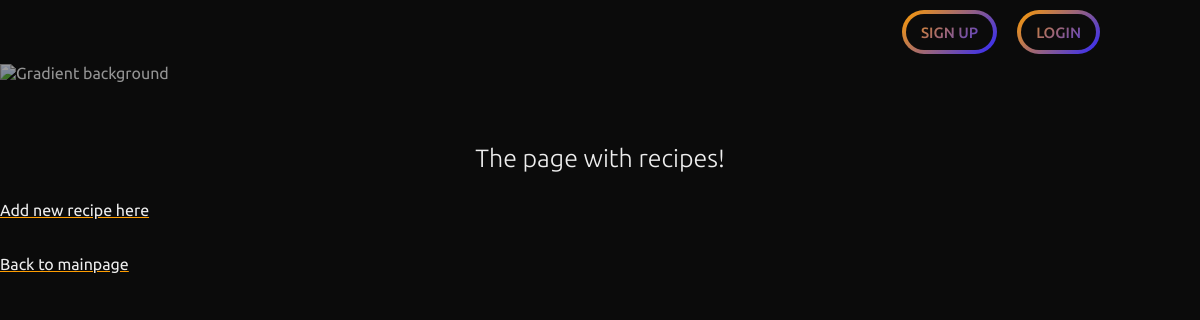
Before: /recipes/ with the older database file.
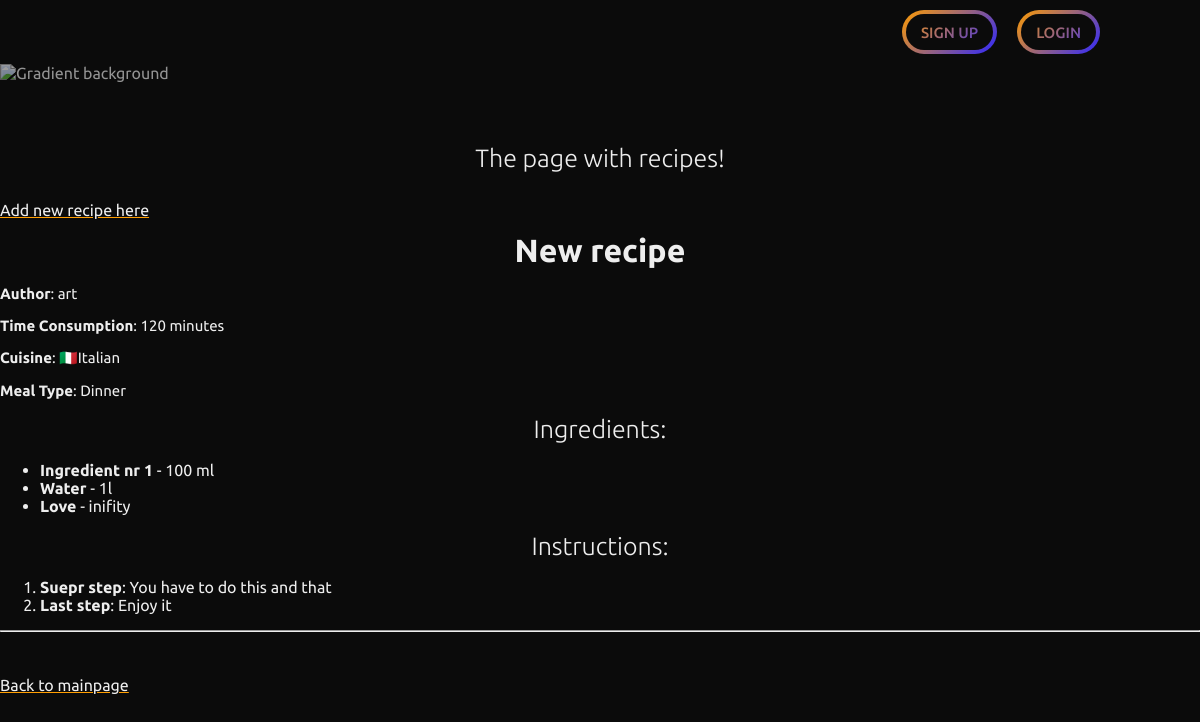
After: the same page with the newer database file.
### recipes/models.py (models this page shows, shortened)
class Recipe(models.Model):
    recipe_author = models.ForeignKey(User, on_delete=models.CASCADE, default=None)
    recipe_name = models.CharField(max_length=250)
    time_consumption = models.IntegerField()  # hours - 1,5 should give user 1h30min
    cuisine = models.CharField(choices=CUISINE_COUNTRIES, max_length=50)
    meal_type = models.CharField(choices=MEALS, max_length=50)
    recipe_image = models.ImageField(upload_to="uploads/recipes")

class Ingredient(models.Model):
    recipe = models.ForeignKey(Recipe, on_delete=models.CASCADE)
    name = models.CharField(max_length=250)
    amount = models.CharField(max_length=50)

class Instruction(models.Model):
    recipe = models.ForeignKey(Recipe, on_delete=models.CASCADE)
    step_number = models.CharField(max_length=50)
    description = models.CharField(max_length=1500)

### recipes/views.py (the view)
# urls.py: path("recipes/", include("recipes.urls"))
def recipes(request):
    recipes = Recipe.objects.select_related('recipe_author').prefetch_related('ingredient_set', 'instruction_set').all()
    return render(request, "recipes/index.html", {'recipes': recipes})

### recipes/templates/recipes/index.html (shortened to what this page needs)
{% extends 'base_layout.html' %}  {% block content %}
<h3>The page with recipes!</h3>
<br />
<a href="{% url 'add_recipe' %}">Add new recipe here</a>
<br />
{% for recipe in recipes %}
<h2>{{ recipe.recipe_name }}</h2>
<p><b>Author</b>: {{ recipe.recipe_author.username }}</p>
<p><b>Time Consumption</b>: {{ recipe.time_consumption }} minutes</p>
<p><b>Cuisine</b>: {{ recipe.cuisine }}</p>
<p><b>Meal Type</b>: {{ recipe.meal_type }}</p>
<h3>Ingredients:</h3>
<ul>
  {% for ingredient in recipe.ingredient_set.all %}
  <li><b>{{ ingredient.name }}</b> - {{ ingredient.amount }}</li>
  {% endfor %}
</ul>
<h3>Instructions:</h3>
<ol>
  {% for instruction in recipe.instruction_set.all %}
  <li><b>{{ instruction.step_number }}</b>: {{ instruction.description }}</li>
  {% endfor %}
</ol>
<hr />
{% endfor %}
<br />
<br />
<a href="{% url 'mainpage' %}">Back to mainpage</a>
{% endblock %}

### general/templates/general/base_layout.html (shortened to what this page needs)
{% load static %}
<!DOCTYPE html>
<html>
  <head>
    <link rel="stylesheet" href="{% static 'css/style.css' %}">
  </head>
  <body>
    <img class="body-gradient {% block background_class %}{% endblock %}" src="https://daily-now-res.cloudinary.com/image/upload/s--O8GDhJO8--/f_auto/v1692271285/public/Desktop-ask-bg" alt="Gradient background">
    <header class="menu {% block header_class %}{% endblock %}">
      {% if user.is_authenticated %}
        Hello, {{user.username}}!
        <div class="button btn-g-blue"><div class="ahref--bg"><a href="{% url 'logout' %}">Logout</a></div></div>
      {% else %}
      <div class="button btn-g-yelpur"><div class="ahref--bg"><a href="{% url 'register' %}">Sign up</a></div></div>
      <div class="button btn-g-yelpur"><div class="ahref--bg"><a href="{% url 'login' %}">Login</a></div></div>
      {% endif %}
    </header>
    <main>
      {% block content %}{% endblock %}
    </main>
  </body>
</html>

### static/css/style.css (style rules this page uses)
body { background-color: #0B0B0B; color: #EEE; font-family: "Ubuntu", sans-serif; padding: 0; margin: 0; }
body .body-gradient { position: absolute; top: 64px; left: 0; width: 80%; opacity: 0.6; }
body main { position: relative; top: 64px; left: 0; padding-top: 70px; }
body h1, body h2, body h3, body h4 { text-align: center; text-decoration: none; line-height: 1.25em; margin: 0.35em 0; color: #EEE; }
body h2 { font-size: 32px; }
body h3 { font-size: 25px; font-weight: 300; }
body span, body p { font-size: 15px; }
body a { color: #EEE; text-decoration-color: #ff9d00; }
.button { width: max-content; padding: 4px 4px; border-radius: 24px; mask-image: paint(smooth-corners); -webkit-mask-image: paint(smooth-corners); }
.button .ahref--bg, .button .button--bg { padding: 9px 0px; background-color: #0B0B0B; border-radius: 24px; mask-image: paint(smooth-corners); -webkit-mask-image: paint(smooth-corners); }
.button .ahref--bg a, .button .ahref--bg button, .button .button--bg a, .button .button--bg button { padding: 15px 15px; font-size: 15px; text-transform: uppercase; font-weight: 500; text-decoration: none; }
.button.btn-g-yelpur { background: linear-gradient(135deg, #ff9d00, #2D27FF); }
.button.btn-g-yelpur a, .button.btn-g-yelpur button { background: linear-gradient(135deg, #ff9d00, #2D27FF); -webkit-background-clip: text; -webkit-text-fill-color: transparent; }
header { display: flex; justify-content: flex-end; align-items: center; column-gap: 20px; position: absolute; top: 0; width: calc(100% - 200px); padding: 10px 100px; background: #0B0B0B; }

Changed rows visible on the page:
added Recipe: recipe_name "New recipe", recipe_author.username "art", time_consumption "120", cuisine "🇮🇹Italian", meal_type "Dinner"
added Ingredient: name "Ingredient nr 1", amount "100 ml"
added Ingredient: name "Water", amount "1l"
added Ingredient: name "Love", amount "inifity"
added Instruction: step_number "Suepr step", description "You have to do this and that"
added Instruction: step_number "Last step", description "Enjoy it"
